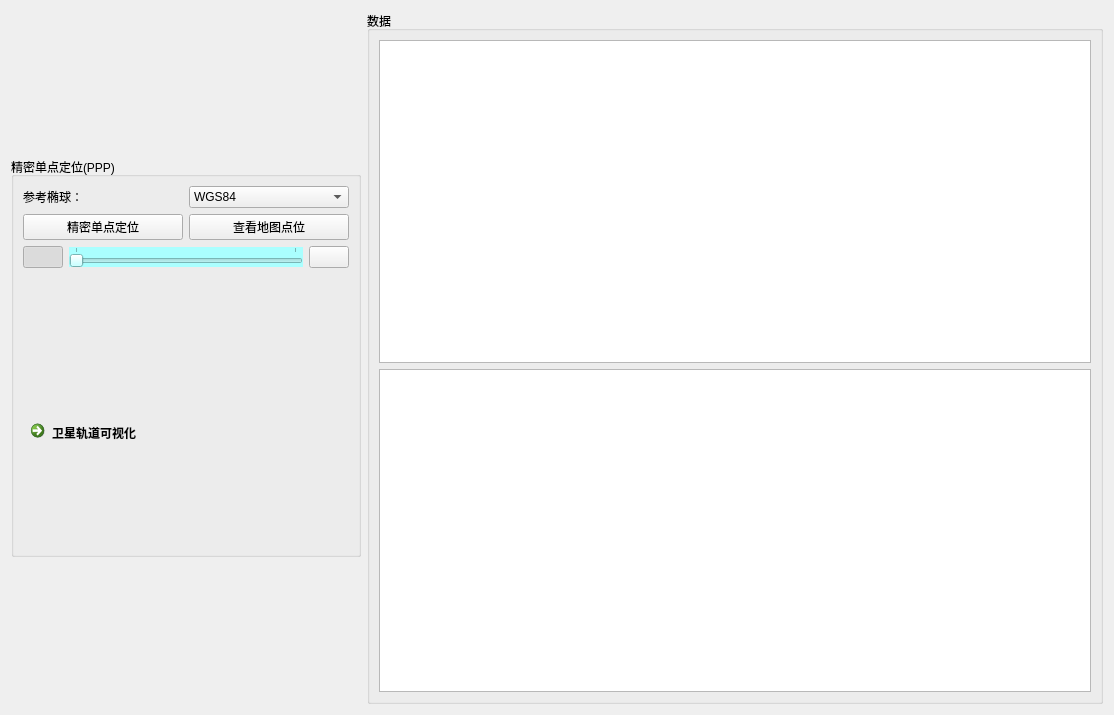
<?xml version="1.0" encoding="UTF-8"?>
<ui version="4.0">
 <class>Form</class>
 <widget class="QWidget" name="Form">
  <property name="geometry">
   <rect>
    <x>0</x>
    <y>0</y>
    <width>1114</width>
    <height>715</height>
   </rect>
  </property>
  <property name="maximumSize">
   <size>
    <width>16777215</width>
    <height>16777215</height>
   </size>
  </property>
  <property name="windowTitle">
   <string>Form</string>
  </property>
  <property name="windowIcon">
   <iconset>
    <normaloff>../../source/icon/dingweixian.png</normaloff>../../source/icon/dingweixian.png</iconset>
  </property>
  <layout class="QHBoxLayout" name="horizontalLayout_6">
   <item>
    <widget class="QGroupBox" name="groupBox_3">
     <property name="maximumSize">
      <size>
       <width>350</width>
       <height>400</height>
      </size>
     </property>
     <property name="title">
      <string>精密单点定位(PPP)</string>
     </property>
     <layout class="QVBoxLayout" name="verticalLayout_4">
      <item>
       <layout class="QHBoxLayout" name="horizontalLayout_3">
        <item>
         <layout class="QHBoxLayout" name="horizontalLayout">
          <item>
           <widget class="QLabel" name="label">
            <property name="text">
             <string>参考椭球：</string>
            </property>
           </widget>
          </item>
          <item>
           <widget class="QComboBox" name="comboBox_elliPara">
            <item>
             <property name="text">
              <string>WGS84</string>
             </property>
            </item>
            <item>
             <property name="text">
              <string>CGCS2000</string>
             </property>
            </item>
            <item>
             <property name="text">
              <string>克拉索夫斯基椭球</string>
             </property>
            </item>
            <item>
             <property name="text">
              <string>1975国际参考椭球</string>
             </property>
            </item>
            <item>
             <property name="text">
              <string>自定义椭球</string>
             </property>
            </item>
           </widget>
          </item>
         </layout>
        </item>
       </layout>
      </item>
      <item>
       <layout class="QVBoxLayout" name="verticalLayout_2">
        <item>
         <layout class="QHBoxLayout" name="horizontalLayout_4">
          <item>
           <widget class="QPushButton" name="button_PP">
            <property name="text">
             <string>精密单点定位</string>
            </property>
           </widget>
          </item>
          <item>
           <widget class="QPushButton" name="button_mapLacation">
            <property name="text">
             <string>查看地图点位</string>
            </property>
           </widget>
          </item>
         </layout>
        </item>
        <item>
         <layout class="QHBoxLayout" name="horizontalLayout_5">
          <item>
           <widget class="QPushButton" name="pushButton_3">
            <property name="text">
             <string/>
            </property>
            <property name="checkable">
             <bool>true</bool>
            </property>
            <property name="checked">
             <bool>true</bool>
            </property>
           </widget>
          </item>
          <item>
           <widget class="QSlider" name="status_slider">
            <property name="autoFillBackground">
             <bool>false</bool>
            </property>
            <property name="styleSheet">
             <string notr="true">color: rgb(0, 170, 255);
background-color: rgb(170, 255, 255);
border-color: rgb(0, 255, 255);</string>
            </property>
            <property name="maximum">
             <number>1</number>
            </property>
            <property name="tracking">
             <bool>true</bool>
            </property>
            <property name="orientation">
             <enum>Qt::Horizontal</enum>
            </property>
            <property name="invertedAppearance">
             <bool>false</bool>
            </property>
            <property name="invertedControls">
             <bool>false</bool>
            </property>
            <property name="tickPosition">
             <enum>QSlider::TicksAbove</enum>
            </property>
            <property name="tickInterval">
             <number>0</number>
            </property>
           </widget>
          </item>
          <item>
           <widget class="QPushButton" name="pushButton_4">
            <property name="text">
             <string/>
            </property>
           </widget>
          </item>
         </layout>
        </item>
       </layout>
      </item>
      <item>
       <widget class="QLabel" name="label_3">
        <property name="text">
         <string/>
        </property>
        <property name="pixmap">
         <pixmap>../../source/icon/satall.png</pixmap>
        </property>
        <property name="scaledContents">
         <bool>false</bool>
        </property>
        <property name="alignment">
         <set>Qt::AlignCenter</set>
        </property>
        <property name="wordWrap">
         <bool>false</bool>
        </property>
        <property name="openExternalLinks">
         <bool>false</bool>
        </property>
        <property name="textInteractionFlags">
         <set>Qt::NoTextInteraction</set>
        </property>
       </widget>
      </item>
      <item>
       <widget class="QCommandLinkButton" name="commandLinkButton">
        <property name="text">
         <string>卫星轨道可视化</string>
        </property>
        <property name="iconSize">
         <size>
          <width>20</width>
          <height>20</height>
         </size>
        </property>
       </widget>
      </item>
     </layout>
    </widget>
   </item>
   <item>
    <widget class="QGroupBox" name="groupBox">
     <property name="title">
      <string>数据</string>
     </property>
     <layout class="QVBoxLayout" name="verticalLayout">
      <item>
       <widget class="QTableWidget" name="tableWidget"/>
      </item>
      <item>
       <widget class="QTextEdit" name="textEdit"/>
      </item>
     </layout>
    </widget>
   </item>
  </layout>
 </widget>
 <resources/>
 <connections/>
</ui>
